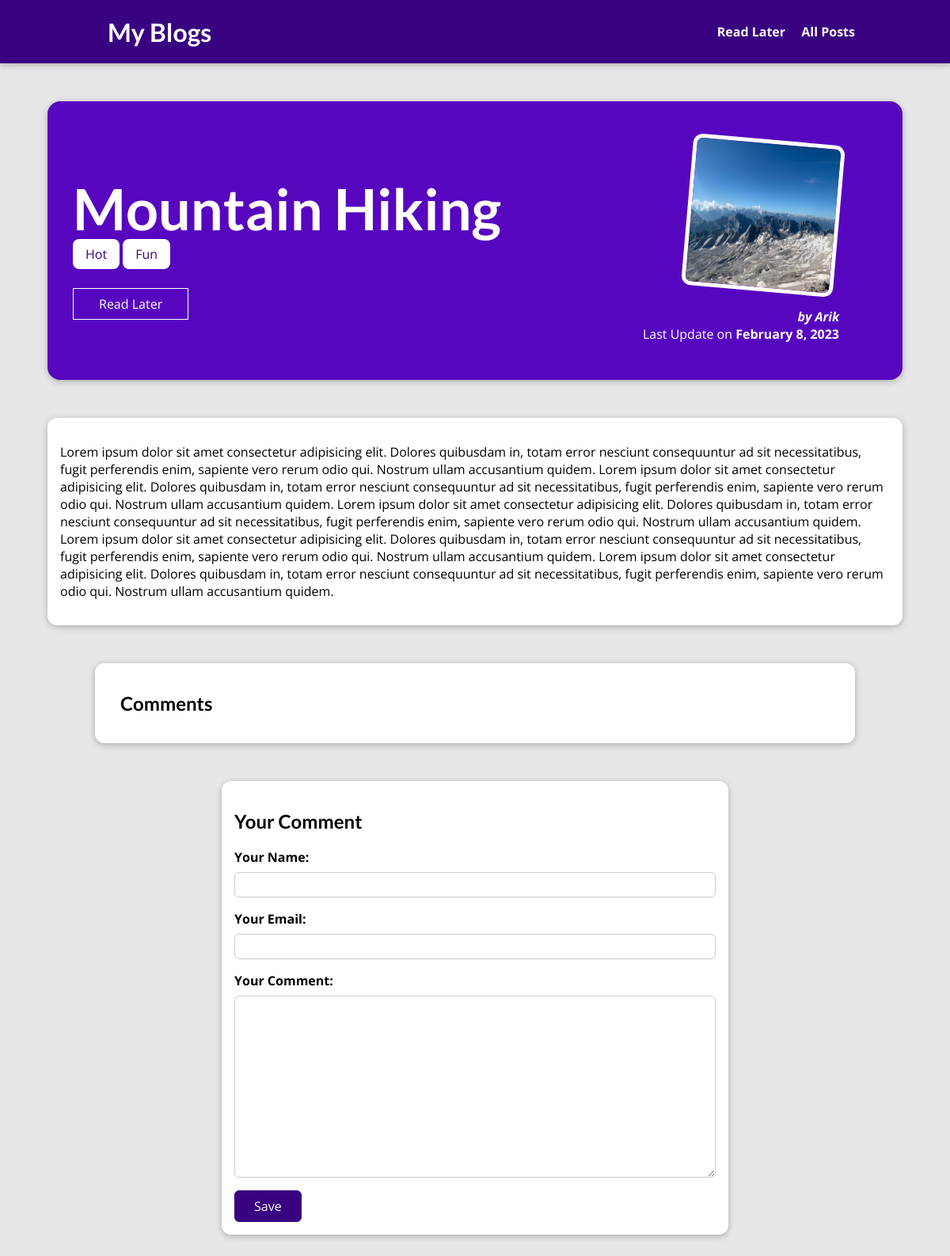
Screenshot of /blog/posts/mountain-hiking with the database file from the repository.
### blog/models.py (models this page shows, shortened)
class Post(models.Model):
    title = models.CharField(max_length=150, null=True)
    excerpt = models.CharField(max_length=50, null=True)
    author = models.ForeignKey(Author, on_delete=models.SET_NULL, null=True, related_name='posts')
    image = models.ImageField(upload_to="posts", null=True)
    date = models.DateField(auto_now=True, null=True)
    slug = models.SlugField(unique=True, db_index=True)
    content = models.TextField(validators=[MinLengthValidator(10)], null=True)
    tags = models.ManyToManyField(Tag)

class Tag(models.Model):
    caption = models.CharField(max_length=50, null=True)

class Author(models.Model):
    first_name = models.CharField(max_length=100, default='FIRST NAME')
    last_name = models.CharField(max_length=100, default='LAST NAME')
    email = models.EmailField(default='SOME STRING')
    def __str__(self):
        return f"{self.first_name}"

### blog/views.py (the view, shortened to what this page needs)
# urls.py: path('posts/<slug:slug>', views.SinglePostView.as_view(), name='posts-detail-page'), # /posts/my-first-page
class SinglePostView(View):
    def is_saved_for_later(self, request, post_id):
        stored_posts = request.session.get("stored_posts")  # get session for read later
        if stored_posts is None:
            is_saved_for_later = False
        else:
            is_saved_for_later = post_id in stored_posts
        return is_saved_for_later
    def get(self, request, slug):
        post = Post.objects.get(slug=slug)                  # get by slug
        context = {                                         # context untuk parsing ke view
            "post": post,
            "post_tag": post.tags.all(),
            "comment_form": CommentForm(),
            "comments": post.comments.all().order_by("-id"),
            "saved_for_later": self.is_saved_for_later(request, post.id)
        }
        return render(request, "blog/posts-details.html", context)      # return context disini

### blog/forms.py
class CommentForm(forms.ModelForm):
    class Meta:
        model = Comment
        exclude = ["post"]       # select all attribute in comment model except this one
        labels = {
            "user_name": "Your Name",
            "user_email": "Your Email",
            "text": "Your Comment"
        }

### blog/templates/blog/posts-details.html (shortened to what this page needs)
{% extends 'base.html' %}
{% load static %}
{% block css_files %}
    <link rel="stylesheet" href="{% static 'blog/posts-detail.css' %}">
{% endblock css_files %}
{% block content %}
    <section id="summary">
        <h2>{{ post.title }}</h2>
        <div>
            {% for tag in post_tag %}
                <span class="tag">{{ tag.caption }}</span>
            {% endfor %}
        </div>
        <div id="read-later">
            <form action="{% url 'read-later' %}" method="POST">
                <button>
                    {% if saved_for_later %}
                        Remove from "Read Later"
                    {% else %}
                        Read Later
                    {% endif %}
                </button>
            </form>
        </div>
        <article>
            <img src="{{ post.image.url }}" alt="{{ post.title }}">
            <address>by {{ post.author }}</address>
            <div>
                Last Update on <time>{{ post.date|date:"F j, Y"}}</time>
            </div>
        </article>
    </section>
    <main>
        <p>
            {{ post.content }}
        </p>
    </main>
    <section id="comments">
        <ul>
            <h1>Comments</h1>
        </ul>
    </section>
    <section id="comment-form">
        <h2>Your Comment</h2>
        <form method="POST">
            {% for form_fields in comment_form %}
                <div class="form-control">
                    {{ form_fields.label_tag }}
                    {{ form_fields }}
                </div>
            {% endfor %}
            <button>Save</button>
        </form>
    </section>
{% endblock content %}

### static/app.css (style rules this page uses)
* { box-sizing: border-box; }
html { font-family: 'Open Sans', 'Lato', sans-serif; }
body { margin: 0; }
h1, h2, h3 { font-family: 'Lato', sans-serif; font-weight: bold; }

### blog/static/blog/posts-detail.css (style rules this page uses)
body { background-color: #e7e7e7; }
#summary { margin: 8rem auto 3rem auto; padding: 2rem; width: 90%; max-width: 90rem; border-radius: 16px; background-color: #5706c0; position: relative; box-shadow: 0 2px 8px rgba(0, 0, 0, 0.25); height: 22rem; }
#summary h2 { color: white; font-size: 4.5rem; margin-bottom: 0.25rem; }
#summary article { position: absolute; top: 2rem; right: 3rem; padding: 1rem 2rem; border-radius: 12px; text-align: right; color: white; }
#summary article img { width: 12rem; height: 12rem; border-radius: 12px; transform: rotateZ(5deg); border: 5px solid white; margin-bottom: 1rem; }
#summary address { font-weight: bold; }
#summary time { font-weight: bold; }
#read-later { margin: 2rem 0; }
#read-later button { background-color: transparent; border: 1px solid white; padding: 0.5rem 2rem; font: inherit; color: white; cursor: pointer; }
main { width: 90%; max-width: 90rem; margin: 3rem auto; background-color: white; padding: 1rem; border-radius: 12px; box-shadow: 0 2px 8px rgba(0, 0, 0, 0.25); }
.tag { background-color: white; color: #390281; padding: 0.5rem 1rem; border-radius: 8px; }
#comment-form { margin: 3rem auto; width: 90%; max-width: 40rem; border-radius: 12px; background-color: white; box-shadow: 0 2px 8px rgba(0, 0, 0, 0.25); padding: 1rem; }
#comment-form button { font: inherit; background-color: #390281; color: white; border: 1px solid #390281; padding: 0.5rem 1.5rem; border-radius: 6px; cursor: pointer; }
.form-control { margin-bottom: 1rem; }
.form-control label { font-weight: bold; margin-bottom: 0.5rem; display: block; }
.form-control input, .form-control textarea { display: block; width: 100%; font: inherit; padding: 0.25rem; border-radius: 6px; border: 1px solid #ccc; }
#comments { margin: 3rem auto; width: 90%; max-width: 60rem; border-radius: 12px; background-color: white; box-shadow: 0 2px 8px rgba(0, 0, 0, 0.25); padding: 1rem 2rem; }
#comments ul { list-style: none; margin: 0; padding: 0; }

### rows the page displays
Post: title "Mountain Hiking", image (picture), author "Arik", date "February 8, 2023", content "Lorem ipsum dolor sit amet consectetur adipisicing elit. Dolores quibusdam in, totam error nesciunt consequuntur ad sit necessitatibus, fugit perferendis enim, sapiente vero rerum odio qui. Nostrum ullam accusantium quidem. Lorem ipsum dolor sit amet consectetur adipisicing elit. Dolores quibusdam in, totam error nesciunt consequuntur ad sit necessitatibus, fugit perferendis enim, sapiente vero rerum odio qui. Nostrum ullam accusantium quidem. Lorem ipsum dolor sit amet consectetur adipisicing elit. Dolores quibusdam in, totam error nesciunt consequuntur ad sit necessitatibus, fugit perferendis enim, sapiente vero rerum odio qui. Nostrum ullam accusantium quidem. Lorem ipsum dolor sit amet…"
Tag: caption "Hot"
Tag: caption "Fun"
